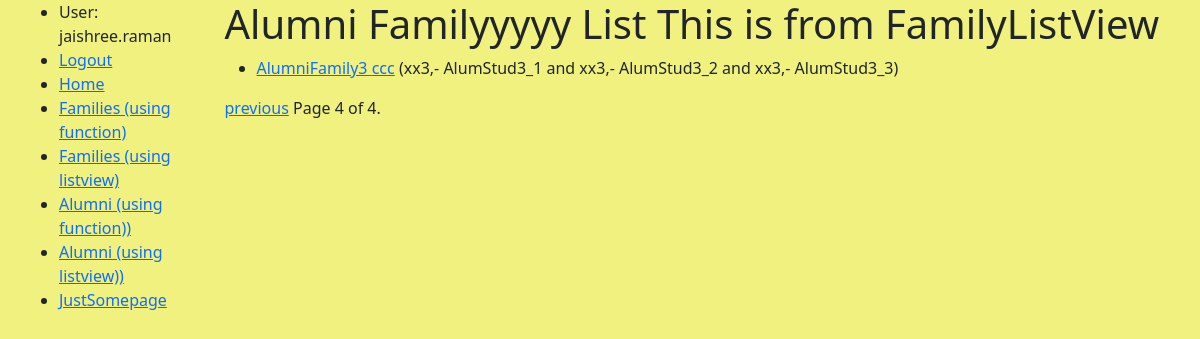
Screenshot of /jralumniarchive/familiesgc/?page=4 (signed in) with the database file from the repository.
### jralumniarchive/models.py (models this page shows, shortened)
class AlumniFamily(models.Model):
    familyName = models.CharField(max_length=200, help_text='Enter Family Name')
    student = models.ManyToManyField(Student, help_text='Select a student for this family')
    class Meta:
        permissions = (("can_update", "Can Update Rcord"),)
    def get_absolute_url(self):
        return reverse('alumnifamily-detailgc', args=[str(self.id)])
    def display_student(self):
        return ' and  '.join(student.lnamefname for student in self.student.all()[:3])

class Student(models.Model):
    lastname = models.CharField(max_length=200, help_text='Enter Last Name')
    firstname = models.CharField(max_length=200, help_text='Enter First Name')
    nickname = models.CharField(max_length=200, help_text='Enter NickName')
    addr1 = models.CharField(max_length=200, help_text='Enter Addr Line 1')
    addr2 = models.CharField(max_length=200, help_text='Enter Addr Line 2')
    city = models.CharField(max_length=200, help_text='Enter Addr City')
    state = models.CharField(max_length=200, help_text='Enter Addr State')
    zip = models.CharField(max_length=10, help_text='Enter Addr Zip')
    birthdate = models.DateField
    phone1 = models.CharField(max_length=100, help_text='Enter Phone')
    emailaddr = models.EmailField(max_length=200, null=True)
    createdby = models.ForeignKey(settings.AUTH_USER_MODEL, on_delete=models.CASCADE,null=True)
    created_date = models.DateTimeField(default=timezone.now, blank=True, null=True)
    verified_date = models.DateTimeField(blank=True, null=True)
    @property
    def lnamefname(self):
        return "%s,- %s" % (self.lastname, self.firstname)

### jralumniarchive/views.py (the view)
# urls.py: path('familiesgc/', views.FamilyListView.as_view(), name='familiesgc'),
class FamilyListView(LoginRequiredMixin,ListView):
    model = AlumniFamily
    template_name = "viewshtmls/alumnifamily_list.html"
    paginate_by = 2
    redirect_field_name = 'redirect_to'
    def get_queryset(self):
        return AlumniFamily.objects.all()
    def get_context_data(self, **kwargs):
        context = super(FamilyListView, self).get_context_data(**kwargs)
        context['additional_data'] = 'This is from FamilyListView'
        return context

### jralumniarchive/templates/viewshtmls/alumnifamily_list.html (shortened to what this page needs)
{% extends 'viewshtmls/base.html' %}
{% block content %}
  <h1>Alumni Familyyyyy List {{additional_data}}</h1>
  {% if alumnifamily_list %}
  <ul>
    {% for AlumniFamily in alumnifamily_list %}
        {% if "FamilyListView" in additional_data %}
            <li>
                <a href="{{ AlumniFamily.get_absolute_url }}">{{ AlumniFamily.familyName }} ccc</a> ({{AlumniFamily.display_student}})
            </li>
        {% endif %}
    {% endfor %}
  </ul>
  {% else %}
    <p>There are no families in the table.</p>
  {% endif %}
{% endblock %}

### jralumniarchive/templates/viewshtmls/base.html (shortened to what this page needs)
<!DOCTYPE html>
<html lang="en">
<head>
  <link href="https://cdn.jsdelivr.net/npm/bootstrap@5.1.3/dist/css/bootstrap.min.css" rel="stylesheet">
  {% load static %}
  <link rel="stylesheet" href="{% static 'css/styles.css' %}">
</head>
<body >
  <div class="container-fluid">
    <div class="row">
      <div class="col-sm-2">
      {% block sidebar %}
        <ul class="sidebar-nav">
             {% if user.is_authenticated %}
                <li>User: {{ user.get_username }}</li>
                <li><a href="{% url 'logout' %}?next={{ request.path }}">Logout</a></li>
            {% else %}
                <li><a href="{% url 'login' %}?next={{ request.path }}">Login</a></li>
            {% endif %}
            <li><a href="{% url 'dashboard' %}">Home</a></li>
            <li><a href="{% url 'familiesf' %}">Families (using function) </a></li>
            <li><a href="{% url 'familiesgc' %}">Families (using listview) </a></li>
            <li><a href="{% url 'studentsf' %}">Alumni (using function))</a></li>
           <li><a href="{% url 'studentsgc' %}">Alumni (using listview))</a></li>
            <li><a href="{% url 'justsomepage' %}">JustSomepage</a></li>
        </ul>
     {% endblock %}
      </div>
      <div class="col-sm-10 ">{% block content %}{% endblock %}
          {% block pagination %}
    {% if is_paginated %}
        <div class="pagination">
            <span class="page-links">
                {% if page_obj.has_previous %}
                    <a href="{{ request.path }}?page={{ page_obj.previous_page_number }}">previous</a>
                {% endif %}
                <span class="page-current">
                    Page {{ page_obj.number }} of {{ page_obj.paginator.num_pages }}.
                </span>
            </span>
        </div>
    {% endif %}
  {% endblock %}
      </div>
    </div>
  </div>
</body>
</html>

### jralumniarchive/static/css/styles.css (style rules this page uses)
body { background-color: rgb(241, 241, 127); padding-left: 15px; }

### rows the page displays
AlumniFamily: familyName "AlumniFamily3", display_student "xx3,- AlumStud3_1 and xx3,- AlumStud3_2 and xx3,- AlumStud3_3"

### other values shown
{{ user.get_username }} "jaishree.raman"
{{ page_obj.number }} "4"
{{ page_obj.paginator.num_pages }} "4"
